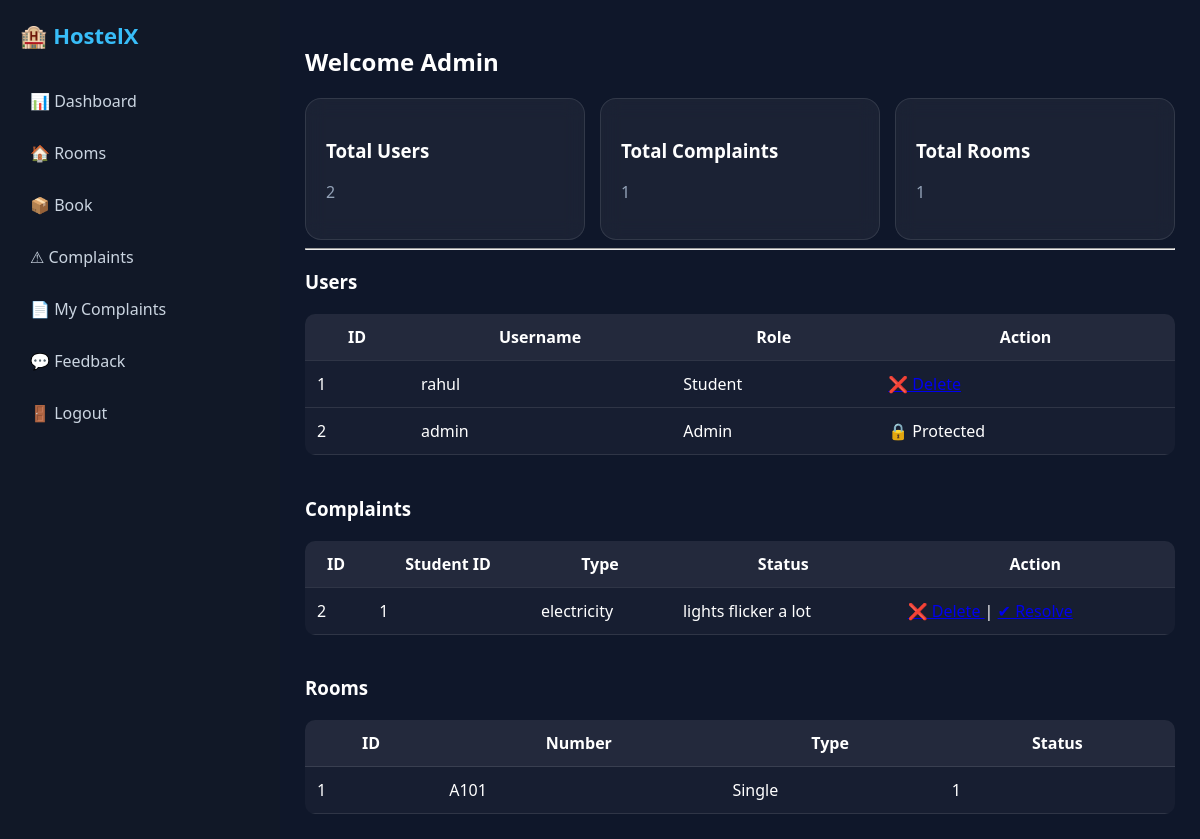
/admin (signed in), run on the app's committed database.
### tables this page shows
CREATE TABLE User_Account(
User_ID INTEGER PRIMARY KEY,
Username TEXT,
Password TEXT,
User_Role TEXT,
Last_Login TEXT
);

CREATE TABLE Complaint(
Complaint_ID INTEGER PRIMARY KEY,
Student_ID INTEGER,
Complaint_Type TEXT,
Complaint_Details TEXT,
Complaint_Date TEXT,
Status TEXT
);

CREATE TABLE Room(
Room_ID INTEGER PRIMARY KEY,
Room_Number TEXT,
Room_Type TEXT,
Capacity INTEGER,
Occupied_Beds INTEGER,
Room_Status TEXT
);

### app.py (the view)
@app.route("/admin")
def admin_panel():
    if "user_id" not in session or session.get("role") != "Admin":
        return "Access Denied"
    conn = sqlite3.connect("hostel.db")
    cur = conn.cursor()
    cur.execute("SELECT User_ID, Username, User_Role FROM User_Account")
    users = cur.fetchall()
    cur.execute("SELECT * FROM Complaint")
    complaints = cur.fetchall()
    cur.execute("SELECT * FROM Room")
    rooms = cur.fetchall()
    conn.close()
    return render_template("admin/admin.html",
                           users=users,
                           complaints=complaints,
                           rooms=rooms)

### templates/admin/admin.html (shortened to what this page needs)
{% extends "base.html" %}
{% block content %}
<div class="admin-layout">
    <div class="admin-main">
        <h2>Welcome Admin</h2>
        <div class="grid">
            <div class="card box">
                <h3>Total Users</h3>
                <p>{{ users|length }}</p>
            </div>
            <div class="card box">
                <h3>Total Complaints</h3>
                <p>{{ complaints|length }}</p>
            </div>
            <div class="card box">
                <h3>Total Rooms</h3>
                <p>{{ rooms|length }}</p>
            </div>
        </div>
        <hr>
        <h3 id="users">Users</h3>
        <table class="styled-table">
            <tr>
                <th>ID</th>
                <th>Username</th>
                <th>Role</th>
                <th>Action</th>
            </tr>
            {% for u in users %}
            <tr>
                <td>{{ u[0] }}</td>
                <td>{{ u[1] }}</td>
                <td>{{ u[2] }}</td>
                <td>
                    {% if u[2] != 'Admin' %}
                    <a href="/admin/delete-user/{{ u[0] }}"
                       onclick="return confirm('Delete this user?')">
                        ❌ Delete
                    </a>
                    {% else %}
                    🔒 Protected
                    {% endif %}
                </td>
            </tr>
            {% endfor %}
        </table>
        <br>
        <h3 id="complaints">Complaints</h3>
        <table class="styled-table">
            <tr>
                <th>ID</th>
                <th>Student ID</th>
                <th>Type</th>
                <th>Status</th>
                <th>Action</th>
            </tr>
            {% for c in complaints %}
            <tr>
                <td>{{ c[0] }}</td>
                <td>{{ c[1] }}</td>
                <td>{{ c[2] }}</td>
                <td>{{ c[3] }}</td>
                <td>
                    <a href="/admin/delete-complaint/{{ c[0] }}"
                       onclick="return confirm('Delete complaint?')">
                        ❌ Delete
                    </a>
                    |
                    {% if c[3] != 'Resolved' %}
                    <a href="/admin/resolve-complaint/{{ c[0] }}">
                    </a>
                    {% else %}
                    ✔ Done
                    {% endif %}
                </td>
            </tr>
            {% endfor %}
        </table>
        <br>
        <h3 id="rooms">Rooms</h3>
        <table class="styled-table">
            <tr>
                <th>ID</th>
                <th>Number</th>
                <th>Type</th>
                <th>Status</th>
            </tr>
            {% for r in rooms %}
            <tr>
                <td>{{ r[0] }}</td>
                <td>{{ r[1] }}</td>
                <td>{{ r[2] }}</td>
                <td>{{ r[3] }}</td>
            </tr>
            {% endfor %}
        </table>
    </div>
</div>
{% endblock %}

### static/style.css (style rules this page uses)
body { margin: 0; font-family: "Segoe UI", sans-serif; background: #0f172a; color: white; }
.grid { display: grid; grid-template-columns: repeat(auto-fit, minmax(220px, 1fr)); gap: 15px; }
.card { background: rgba(255,255,255,0.05); backdrop-filter: blur(10px); border: 1px solid rgba(255,255,255,0.1); padding: 20px; border-radius: 16px; transition: 0.3s; }
.card p { color: #94a3b8; }
table { width: 100%; margin-top: 20px; border-collapse: collapse; background: rgba(255,255,255,0.03); border-radius: 10px; overflow: hidden; }
th, td { padding: 12px; border-bottom: 1px solid rgba(255,255,255,0.1); }
th { background: rgba(255,255,255,0.05); }

### data on the page
User_Account: User_ID "1", Username "rahul", User_Role "Student"
User_Account: User_ID "2", Username "admin", User_Role "Admin", shows "🔒 Protected"
Complaint: Complaint_ID "2", Student_ID "1", Complaint_Type "electricity", Complaint_Details "lights flicker a lot"
Room: Room_ID "1", Room_Number "A101", Room_Type "Single", Capacity "1"

### other printed values
{{ users|length }} "2"
{{ complaints|length }} "1"
{{ rooms|length }} "1"
